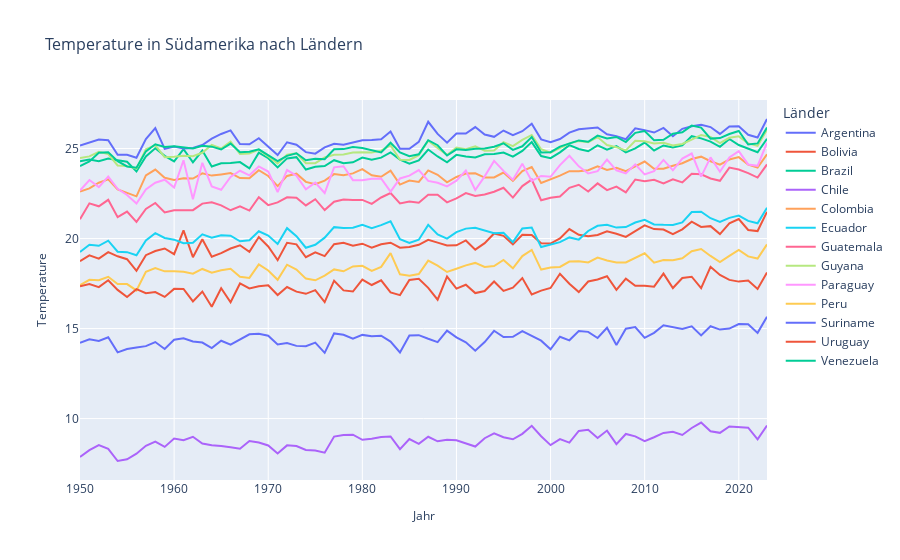

The cell this chart's notebook holds for it:
### Code cell
plot_temp_by_country(sueden, south_america_countries, "Südamerika")
